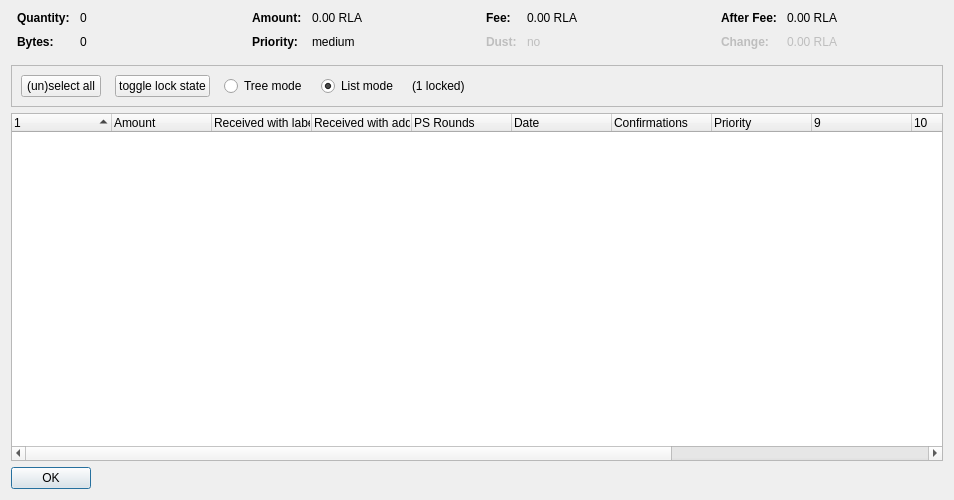
<?xml version="1.0" encoding="UTF-8"?>
<ui version="4.0">
 <class>CoinControlDialog</class>
 <widget class="QDialog" name="CoinControlDialog">
  <property name="geometry">
   <rect>
    <x>0</x>
    <y>0</y>
    <width>954</width>
    <height>500</height>
   </rect>
  </property>
  <property name="windowTitle">
   <string>Coin Selection</string>
  </property>
  <layout class="QVBoxLayout" name="verticalLayout">
   <item>
    <layout class="QHBoxLayout" name="horizontalLayoutTop" stretch="0,0,0,0">
     <property name="topMargin">
      <number>0</number>
     </property>
     <property name="bottomMargin">
      <number>10</number>
     </property>
     <item>
      <layout class="QFormLayout" name="formLayoutCoinControl1">
       <property name="horizontalSpacing">
        <number>10</number>
       </property>
       <property name="verticalSpacing">
        <number>10</number>
       </property>
       <property name="leftMargin">
        <number>6</number>
       </property>
       <property name="rightMargin">
        <number>6</number>
       </property>
       <item row="0" column="0">
        <widget class="QLabel" name="labelCoinControlQuantityText">
         <property name="font">
          <font>
           <weight>75</weight>
           <bold>true</bold>
          </font>
         </property>
         <property name="text">
          <string>Quantity:</string>
         </property>
        </widget>
       </item>
       <item row="0" column="1">
        <widget class="QLabel" name="labelCoinControlQuantity">
         <property name="cursor">
          <cursorShape>IBeamCursor</cursorShape>
         </property>
         <property name="contextMenuPolicy">
          <enum>Qt::ActionsContextMenu</enum>
         </property>
         <property name="text">
          <string notr="true">0</string>
         </property>
         <property name="textInteractionFlags">
          <set>Qt::LinksAccessibleByMouse|Qt::TextSelectableByKeyboard|Qt::TextSelectableByMouse</set>
         </property>
        </widget>
       </item>
       <item row="1" column="0">
        <widget class="QLabel" name="labelCoinControlBytesText">
         <property name="font">
          <font>
           <weight>75</weight>
           <bold>true</bold>
          </font>
         </property>
         <property name="text">
          <string>Bytes:</string>
         </property>
        </widget>
       </item>
       <item row="1" column="1">
        <widget class="QLabel" name="labelCoinControlBytes">
         <property name="cursor">
          <cursorShape>IBeamCursor</cursorShape>
         </property>
         <property name="contextMenuPolicy">
          <enum>Qt::ActionsContextMenu</enum>
         </property>
         <property name="text">
          <string notr="true">0</string>
         </property>
         <property name="textInteractionFlags">
          <set>Qt::LinksAccessibleByMouse|Qt::TextSelectableByKeyboard|Qt::TextSelectableByMouse</set>
         </property>
        </widget>
       </item>
      </layout>
     </item>
     <item>
      <layout class="QFormLayout" name="formLayoutCoinControl2">
       <property name="horizontalSpacing">
        <number>10</number>
       </property>
       <property name="verticalSpacing">
        <number>10</number>
       </property>
       <property name="leftMargin">
        <number>6</number>
       </property>
       <property name="rightMargin">
        <number>6</number>
       </property>
       <item row="0" column="0">
        <widget class="QLabel" name="labelCoinControlAmountText">
         <property name="font">
          <font>
           <weight>75</weight>
           <bold>true</bold>
          </font>
         </property>
         <property name="text">
          <string>Amount:</string>
         </property>
        </widget>
       </item>
       <item row="0" column="1">
        <widget class="QLabel" name="labelCoinControlAmount">
         <property name="cursor">
          <cursorShape>IBeamCursor</cursorShape>
         </property>
         <property name="contextMenuPolicy">
          <enum>Qt::ActionsContextMenu</enum>
         </property>
         <property name="text">
          <string notr="true">0.00 RLA</string>
         </property>
         <property name="textInteractionFlags">
          <set>Qt::LinksAccessibleByMouse|Qt::TextSelectableByKeyboard|Qt::TextSelectableByMouse</set>
         </property>
        </widget>
       </item>
       <item row="1" column="0">
        <widget class="QLabel" name="labelCoinControlPriorityText">
         <property name="font">
          <font>
           <weight>75</weight>
           <bold>true</bold>
          </font>
         </property>
         <property name="text">
          <string>Priority:</string>
         </property>
        </widget>
       </item>
       <item row="1" column="1">
        <widget class="QLabel" name="labelCoinControlPriority">
         <property name="cursor">
          <cursorShape>IBeamCursor</cursorShape>
         </property>
         <property name="contextMenuPolicy">
          <enum>Qt::ActionsContextMenu</enum>
         </property>
         <property name="text">
          <string>medium</string>
         </property>
         <property name="textInteractionFlags">
          <set>Qt::LinksAccessibleByMouse|Qt::TextSelectableByKeyboard|Qt::TextSelectableByMouse</set>
         </property>
        </widget>
       </item>
      </layout>
     </item>
     <item>
      <layout class="QFormLayout" name="formLayoutCoinControl3">
       <property name="horizontalSpacing">
        <number>10</number>
       </property>
       <property name="verticalSpacing">
        <number>10</number>
       </property>
       <property name="leftMargin">
        <number>6</number>
       </property>
       <property name="rightMargin">
        <number>6</number>
       </property>
       <item row="0" column="0">
        <widget class="QLabel" name="labelCoinControlFeeText">
         <property name="font">
          <font>
           <weight>75</weight>
           <bold>true</bold>
          </font>
         </property>
         <property name="text">
          <string>Fee:</string>
         </property>
        </widget>
       </item>
       <item row="0" column="1">
        <widget class="QLabel" name="labelCoinControlFee">
         <property name="cursor">
          <cursorShape>IBeamCursor</cursorShape>
         </property>
         <property name="contextMenuPolicy">
          <enum>Qt::ActionsContextMenu</enum>
         </property>
         <property name="text">
          <string notr="true">0.00 RLA</string>
         </property>
         <property name="textInteractionFlags">
          <set>Qt::LinksAccessibleByMouse|Qt::TextSelectableByKeyboard|Qt::TextSelectableByMouse</set>
         </property>
        </widget>
       </item>
       <item row="1" column="0">
        <widget class="QLabel" name="labelCoinControlLowOutputText">
         <property name="enabled">
          <bool>false</bool>
         </property>
         <property name="font">
          <font>
           <weight>75</weight>
           <bold>true</bold>
          </font>
         </property>
         <property name="text">
          <string>Dust:</string>
         </property>
        </widget>
       </item>
       <item row="1" column="1">
        <widget class="QLabel" name="labelCoinControlLowOutput">
         <property name="enabled">
          <bool>false</bool>
         </property>
         <property name="cursor">
          <cursorShape>IBeamCursor</cursorShape>
         </property>
         <property name="contextMenuPolicy">
          <enum>Qt::ActionsContextMenu</enum>
         </property>
         <property name="text">
          <string>no</string>
         </property>
         <property name="textInteractionFlags">
          <set>Qt::LinksAccessibleByMouse|Qt::TextSelectableByKeyboard|Qt::TextSelectableByMouse</set>
         </property>
        </widget>
       </item>
      </layout>
     </item>
     <item>
      <layout class="QFormLayout" name="formLayoutCoinControl4">
       <property name="horizontalSpacing">
        <number>10</number>
       </property>
       <property name="verticalSpacing">
        <number>10</number>
       </property>
       <property name="leftMargin">
        <number>6</number>
       </property>
       <property name="rightMargin">
        <number>6</number>
       </property>
       <item row="0" column="0">
        <widget class="QLabel" name="labelCoinControlAfterFeeText">
         <property name="font">
          <font>
           <weight>75</weight>
           <bold>true</bold>
          </font>
         </property>
         <property name="text">
          <string>After Fee:</string>
         </property>
        </widget>
       </item>
       <item row="0" column="1">
        <widget class="QLabel" name="labelCoinControlAfterFee">
         <property name="cursor">
          <cursorShape>IBeamCursor</cursorShape>
         </property>
         <property name="contextMenuPolicy">
          <enum>Qt::ActionsContextMenu</enum>
         </property>
         <property name="text">
          <string notr="true">0.00 RLA</string>
         </property>
         <property name="textInteractionFlags">
          <set>Qt::LinksAccessibleByMouse|Qt::TextSelectableByKeyboard|Qt::TextSelectableByMouse</set>
         </property>
        </widget>
       </item>
       <item row="1" column="0">
        <widget class="QLabel" name="labelCoinControlChangeText">
         <property name="enabled">
          <bool>false</bool>
         </property>
         <property name="font">
          <font>
           <weight>75</weight>
           <bold>true</bold>
          </font>
         </property>
         <property name="text">
          <string>Change:</string>
         </property>
        </widget>
       </item>
       <item row="1" column="1">
        <widget class="QLabel" name="labelCoinControlChange">
         <property name="enabled">
          <bool>false</bool>
         </property>
         <property name="cursor">
          <cursorShape>IBeamCursor</cursorShape>
         </property>
         <property name="contextMenuPolicy">
          <enum>Qt::ActionsContextMenu</enum>
         </property>
         <property name="text">
          <string notr="true">0.00 RLA</string>
         </property>
         <property name="textInteractionFlags">
          <set>Qt::LinksAccessibleByMouse|Qt::TextSelectableByKeyboard|Qt::TextSelectableByMouse</set>
         </property>
        </widget>
       </item>
      </layout>
     </item>
    </layout>
   </item>
   <item>
    <widget class="QFrame" name="frame">
     <property name="minimumSize">
      <size>
       <width>0</width>
       <height>40</height>
      </size>
     </property>
     <property name="frameShape">
      <enum>QFrame::StyledPanel</enum>
     </property>
     <property name="frameShadow">
      <enum>QFrame::Sunken</enum>
     </property>
     <layout class="QHBoxLayout" name="horizontalLayout">
      <item>
       <layout class="QHBoxLayout" name="horizontalLayoutPanel" stretch="0,0,0,0,0,0">
        <property name="spacing">
         <number>14</number>
        </property>
        <item>
         <widget class="QPushButton" name="pushButtonSelectAll">
          <property name="sizePolicy">
           <sizepolicy hsizetype="Maximum" vsizetype="Fixed">
            <horstretch>0</horstretch>
            <verstretch>0</verstretch>
           </sizepolicy>
          </property>
          <property name="text">
           <string>(un)select all</string>
          </property>
          <property name="autoDefault">
           <bool>false</bool>
          </property>
         </widget>
        </item>
        <item>
         <widget class="QPushButton" name="pushButtonToggleLock">
          <property name="sizePolicy">
           <sizepolicy hsizetype="Maximum" vsizetype="Fixed">
            <horstretch>0</horstretch>
            <verstretch>0</verstretch>
           </sizepolicy>
          </property>
          <property name="text">
           <string>toggle lock state</string>
          </property>
          <property name="autoDefault">
           <bool>false</bool>
          </property>
         </widget>
        </item>
        <item>
         <widget class="QRadioButton" name="radioTreeMode">
          <property name="sizePolicy">
           <sizepolicy hsizetype="Maximum" vsizetype="Fixed">
            <horstretch>0</horstretch>
            <verstretch>0</verstretch>
           </sizepolicy>
          </property>
          <property name="text">
           <string>Tree mode</string>
          </property>
         </widget>
        </item>
        <item>
         <widget class="QRadioButton" name="radioListMode">
          <property name="sizePolicy">
           <sizepolicy hsizetype="Maximum" vsizetype="Fixed">
            <horstretch>0</horstretch>
            <verstretch>0</verstretch>
           </sizepolicy>
          </property>
          <property name="text">
           <string>List mode</string>
          </property>
          <property name="checked">
           <bool>true</bool>
          </property>
         </widget>
        </item>
        <item>
         <widget class="QLabel" name="labelLocked">
          <property name="text">
           <string>(1 locked)</string>
          </property>
         </widget>
        </item>
        <item>
         <spacer name="horizontalSpacer">
          <property name="orientation">
           <enum>Qt::Horizontal</enum>
          </property>
          <property name="sizeHint" stdset="0">
           <size>
            <width>40</width>
            <height>20</height>
           </size>
          </property>
         </spacer>
        </item>
       </layout>
      </item>
     </layout>
    </widget>
   </item>
   <item>
    <widget class="CoinControlTreeWidget" name="treeWidget">
     <property name="contextMenuPolicy">
      <enum>Qt::CustomContextMenu</enum>
     </property>
     <property name="sortingEnabled">
      <bool>false</bool>
     </property>
     <property name="columnCount">
      <number>13</number>
     </property>
     <attribute name="headerShowSortIndicator" stdset="0">
      <bool>true</bool>
     </attribute>
     <attribute name="headerStretchLastSection">
      <bool>false</bool>
     </attribute>
     <column>
      <property name="text">
       <string/>
      </property>
     </column>
     <column>
      <property name="text">
       <string>Amount</string>
      </property>
     </column>
     <column>
      <property name="text">
       <string>Received with label</string>
      </property>
     </column>
     <column>
      <property name="text">
       <string>Received with address</string>
      </property>
     </column>
     <column>
      <property name="text">
       <string>PS Rounds</string>
      </property>
     </column>
     <column>
      <property name="text">
       <string>Date</string>
      </property>
     </column>
     <column>
      <property name="text">
       <string>Confirmations</string>
      </property>
      <property name="toolTip">
       <string>Confirmed</string>
      </property>
     </column>
     <column>
      <property name="text">
       <string>Priority</string>
      </property>
     </column>
     <column>
      <property name="text">
       <string/>
      </property>
     </column>
     <column>
      <property name="text">
       <string/>
      </property>
     </column>
     <column>
      <property name="text">
       <string/>
      </property>
     </column>
     <column>
      <property name="text">
       <string/>
      </property>
     </column>
     <column>
      <property name="text">
       <string/>
      </property>
     </column>
    </widget>
   </item>
   <item>
    <widget class="QDialogButtonBox" name="buttonBox">
     <property name="sizePolicy">
      <sizepolicy hsizetype="Maximum" vsizetype="Fixed">
       <horstretch>0</horstretch>
       <verstretch>0</verstretch>
      </sizepolicy>
     </property>
     <property name="orientation">
      <enum>Qt::Horizontal</enum>
     </property>
     <property name="standardButtons">
      <set>QDialogButtonBox::Ok</set>
     </property>
    </widget>
   </item>
  </layout>
 </widget>
 <customwidgets>
  <customwidget>
   <class>CoinControlTreeWidget</class>
   <extends>QTreeWidget</extends>
   <header>coincontroltreewidget.h</header>
  </customwidget>
 </customwidgets>
 <resources/>
 <connections/>
</ui>
